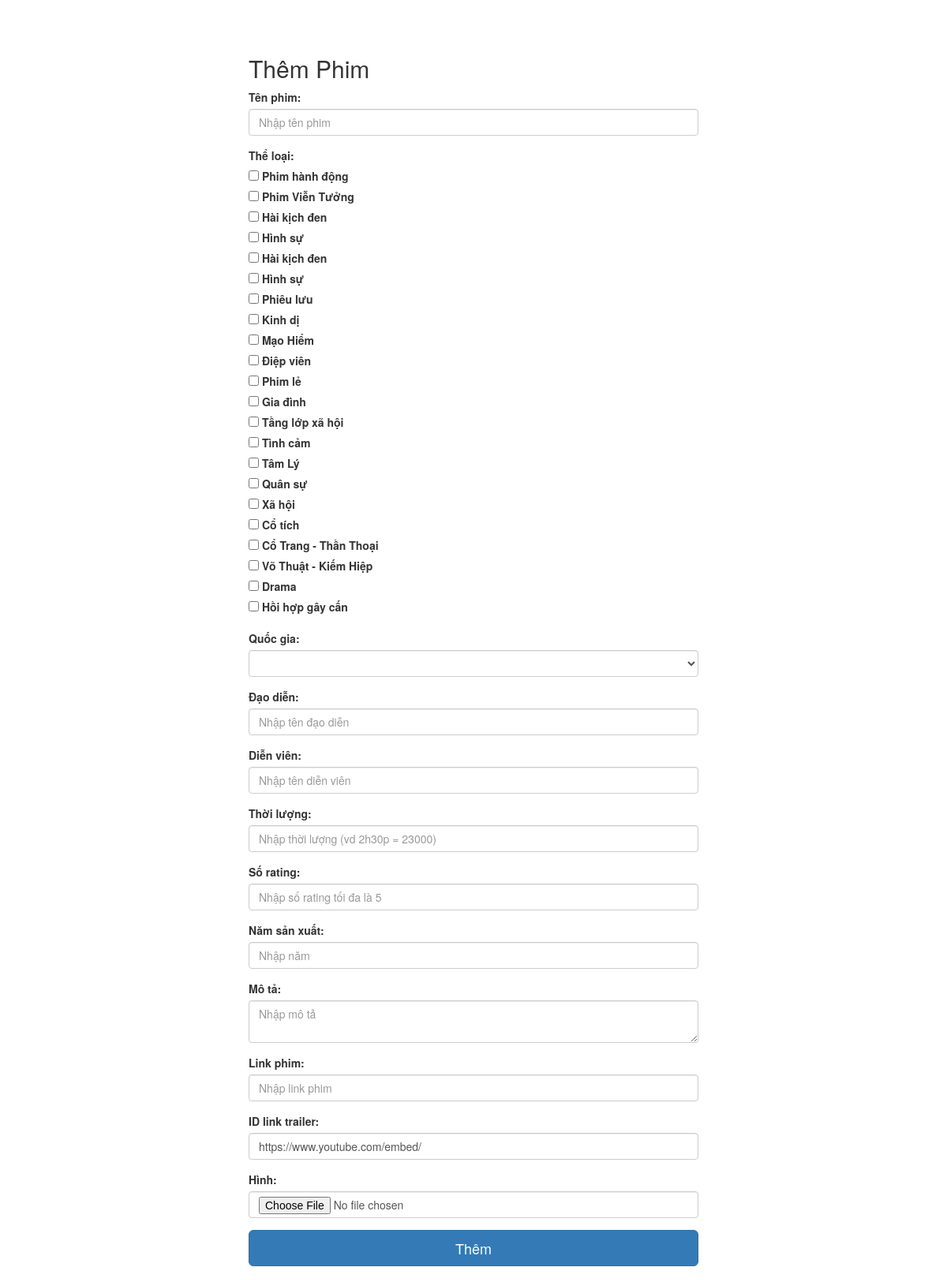
The page /add.php on the database its author committed.
### tables this page shows
CREATE TABLE `theloai` (
  `idtheloai` int(11) NOT NULL,
  `tentheloai` varchar(255) NOT NULL
);

### add.php (the view, shortened to what this page needs)
<!DOCTYPE html>
<html lang="en">
<head>
    <link rel="stylesheet" href="https://maxcdn.bootstrapcdn.com/bootstrap/3.3.7/css/bootstrap.min.css">
</head>
<body>
<div class="container" style="width: 600px">
    <h2>Thêm Phim</h2>
    <form  method="POST" enctype="multipart/form-data">
        <div class="form-group">
            <label for="name">Tên phim:</label>
            <input type="text" class="form-control" id="name" placeholder="Nhập tên phim" name="name" required>
        </div>
		<div class="form-group">
			<label for="sel1">Thể loại: </label>
			<br/>
            <?php
                require_once('conn.php');
                $sql = "SELECT * FROM `theloai` WHERE 1 ";
                  $result = $conn->query($sql);
                  if ($result->num_rows > 0) {
                  while ($row = $result->fetch_assoc()) {
            ?>
            <input type="checkbox" name="type[]" value="<?= $row['idtheloai']?>">
            <label><?= $row['tentheloai']?></label><br/>
            <?php
                  }
                }
            ?>
		</div>
		<div class="form-group">
			<label for="sel1">Quốc gia: </label>
			<select class="form-control" id="country" name = "country" required>
				<option> </option>
                <?php
                require_once('conn.php');
                $sql = "SELECT * FROM `quocgia` WHERE 1 ";
                  $result = $conn->query($sql);
                  if ($result->num_rows > 0) {
                  while ($row = $result->fetch_assoc()) {
                ?>
				<option value="<?= $row['idquocgia']?>" name="country"><?= $row['tenquocgia']?></option>
                <?php
                  }
                }
                ?>
			</select>
		</div>
		<div class="form-group">
            <label for="name">Đạo diễn:</label>
            <input type="text" class="form-control" id="directors" placeholder="Nhập tên đạo diễn" name="directors" required>
        </div>
		<div class="form-group">
            <label for="name">Diễn viên:</label>
            <input type="text" class="form-control" id="actor" placeholder="Nhập tên diễn viên" name="actor" required>
        </div>
		<div class="form-group">
            <label for="name">Thời lượng:</label>
            <input type="text" class="form-control" maxlength="6" id="time" placeholder="Nhập thời lượng (vd 2h30p = 23000)" name="time" required>
        </div>
		<div class="form-group">
            <label for="name">Số rating:</label>
            <input type="text" class="form-control" maxlength="1" id="rate" placeholder="Nhập số rating tối đa là 5" name="rate" required>
        </div>
        <div class="form-group">
            <label for="price">Năm sản xuất:</label>
            <input type="text" class="form-control" maxlength="4" id="year" placeholder="Nhập năm" name="year" required>
        </div>
		<div class="form-group">
            <label for="description">Mô tả:</label>
            <textarea class="form-control" id="description" placeholder="Nhập mô tả" name="description" required></textarea>
        </div>
		<div class="form-group">
            <label for="name">Link phim:</label>
            <input type="text" class="form-control" id="link" placeholder="Nhập link phim" name="link" required>
        </div>
		<div class="form-group">
            <label for="name">ID link trailer:</label>
            <input type="text" class="form-control" id="trailer" value= "https://www.youtube.com/embed/" name="trailer" required>
        </div>
		<div class="form-group">
            <label for="fileUpload">Hình:</label>
            <input type="file" class="form-control" name="fileUpload" required>
        </div>
        <button type="submit" class="btn btn-primary btn-lg btn-block" name="submit">Thêm</button>
    </form>
    <br>
</div>
</body>
</html>

### add.php (style rules this page uses)
body { padding-top: 50px; }

### rows shown on the page
theloai: tentheloai "Phim hành động"
theloai: tentheloai "Phim Viễn Tưởng"
theloai: tentheloai "Hài kịch đen"
theloai: tentheloai "Hình sự"
theloai: tentheloai "Hài kịch đen"
theloai: tentheloai "Hình sự"
theloai: tentheloai "Phiêu lưu"
theloai: tentheloai "Kinh dị"
theloai: tentheloai "Mạo Hiểm"
theloai: tentheloai "Điệp viên"
theloai: tentheloai "Phim lẻ"
theloai: tentheloai "Gia đình"
theloai: tentheloai "Tầng lớp xã hội"
theloai: tentheloai "Tình cảm"
theloai: tentheloai "Tâm Lý"
theloai: tentheloai "Quân sự"
theloai: tentheloai "Xã hội"
theloai: tentheloai "Cổ tích"
theloai: tentheloai "Cổ Trang - Thần Thoại"
theloai: tentheloai "Võ Thuật - Kiếm Hiệp"
theloai: tentheloai "Drama"
theloai: tentheloai "Hồi hợp gây cấn"
